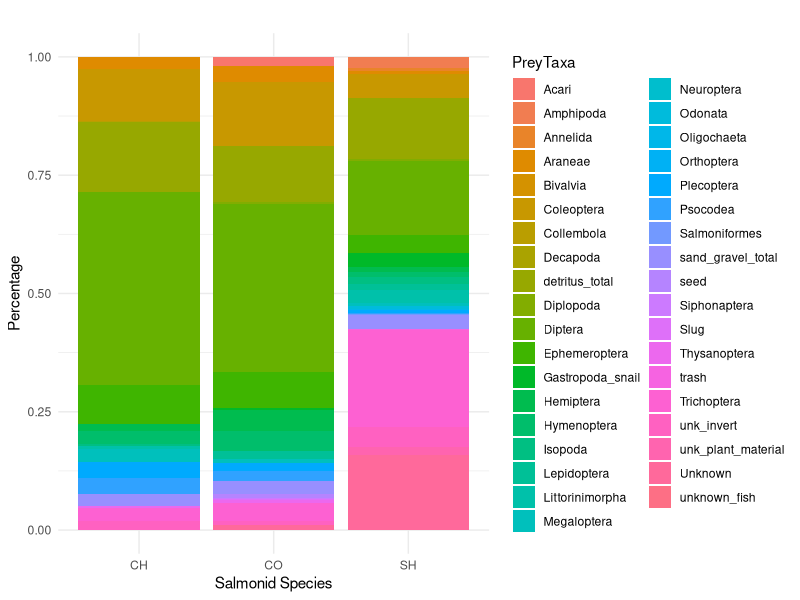

R code for this plot:
library(ggplot2)
library(tidyverse)
library(lme4)
library(readxl)
library(dplyr)

### Reformatting Data ###

# Download data
DietData <- read_excel("Data/DietData.xlsx")
DietData_env <- read_excel("Data/DietData_env.xlsx")

# Find total n count of prey items per observation (row) and create percentage data frame
TotalCountList <- rowSums(DietData)

DietDataPercent <- DietData/TotalCountList

# Remodel DietData and join with DietData_env

SampleID <- DietData_env$SampleID 
DietDataPercent <- cbind(DietDataPercent, SampleID)

DietData_env$SampleID <- as.character(DietData_env$SampleID) # Convert all sampleIDs from numeric to character data type
DietData_env$SampleID[103] <- "148.10" # Fix truncated sampleID (from 148.1 to 148.10)

# Combine environmental with diet datasets by sampleID
DietDataComb <- DietData_env %>%
  left_join(DietDataPercent, by = "SampleID")

# Convert dataframe into longer with individual rows for each prey observation per sampleID
DietDataCombLonger <- pivot_longer(DietDataComb, cols = 27:63, names_to = "PreyTaxa", values_to = "Percentage")

#Caluculate average diet composition by species 
AverageDiet <- DietDataCombLonger %>%
  group_by(SpeciesCode, PreyTaxa) %>%
  summarise(MeanPercentage = mean(Percentage, na.rm = TRUE),
            .groups = "drop")

##Graphing diet compotion per species ** SH should be split into two life stages, how to deal with so much unknown? 
library(ggplot2)
ggplot(AverageDiet, aes(x= SpeciesCode, y=MeanPercentage, fill= PreyTaxa))+
  geom_bar(stat = "identity")+
  labs(title = "",
       x = "Salmonid Species",
       y = "Percentage") +
  theme_minimal() 